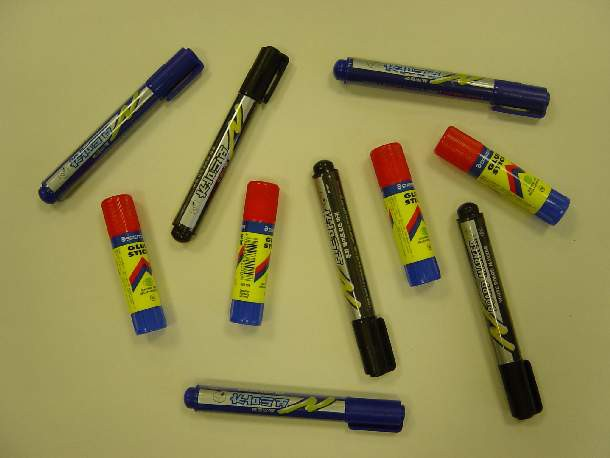
#> input picture examples/count/test2.jpg, 610 x 458 px, given in place of test2.jpeg, which was not available
$ python test2.py   (older library calls are emulated)
#> lines starting #> are read from the running program, lines starting #| are printed output that depends on the picture; after the words box and inside, x2 and y2 are one past the last pixel; in counts of white or black regions, pixels touching at a corner belong together; pictures that were not available may be replaced by others from this repository, and a replacement may not be noted
import cv2

img = cv2.imread('test2.jpeg')
#> img is the input picture: shape (458, 610, 3); mean B, G, R 81.4, 138.3, 146.3
gray = cv2.cvtColor(img, cv2.COLOR_BGR2GRAY)
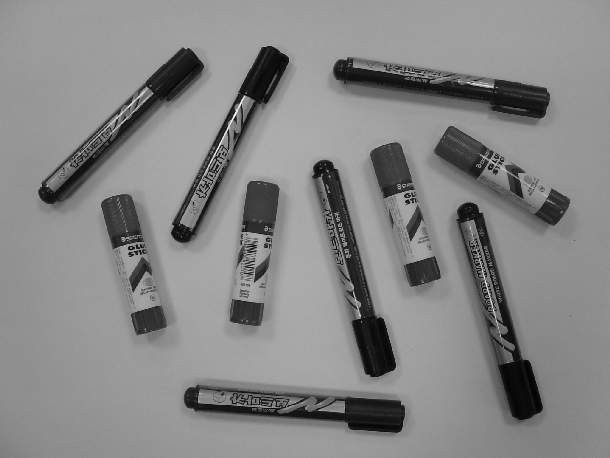
#> gray: shape (458, 610); min 0, max 252, mean 134.2
ret,binary = cv2.threshold(gray, 127, 255, cv2.THRESH_BINARY)
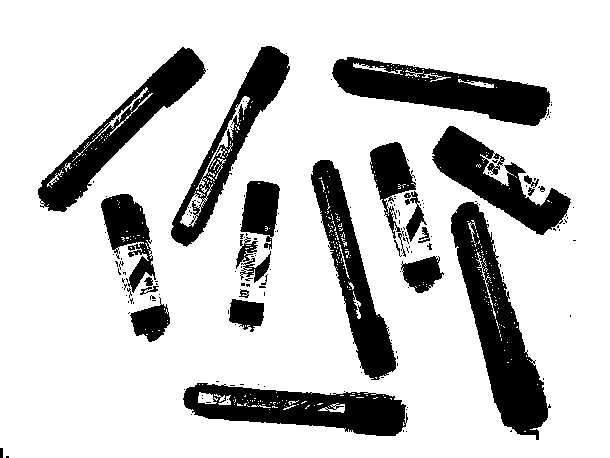
#> binary: shape (458, 610); 79.1% white; 174 black regions (148 under 20 px)

_,contours, hierarchy = cv2.findContours(binary, cv2.RETR_TREE, cv2.CHAIN_APPROX_SIMPLE)
#> contours = 704 contours, 640 with area under 20; largest, box (x1, y1, x2, y2) and area: (0, 0, 610, 458) 278276, (450, 201, 549, 441) 9819, (331, 56, 551, 127) 8132, (182, 382, 407, 437) 7810, (37, 46, 207, 213) 7202

draw_img0 = cv2.drawContours(img.copy(),contours,0,(0,255,255),3)
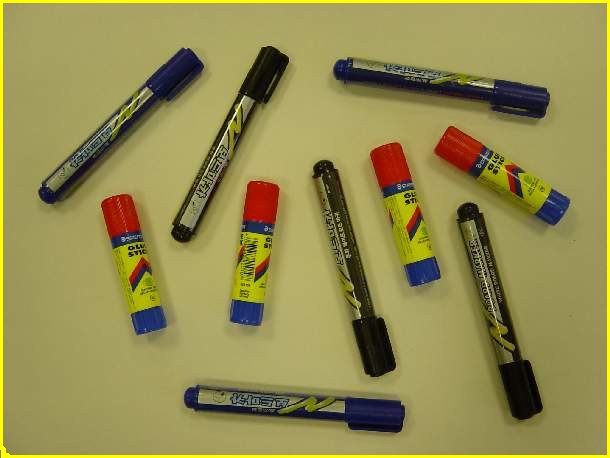
#> draw_img0: shape (458, 610, 3); mean B, G, R 79.3, 140.7, 148.5
draw_img1 = cv2.drawContours(img.copy(),contours,1,(255,0,255),3)
draw_img2 = cv2.drawContours(img.copy(),contours,2,(255,255,0),3)
draw_img3 = cv2.drawContours(img.copy(), contours, -1, (0, 0, 255), 3)
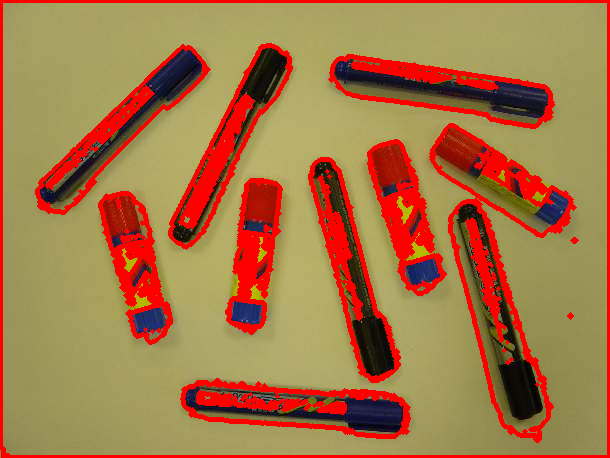
#> draw_img3: shape (458, 610, 3); mean B, G, R 70.6, 117.8, 166


print ("contours:类型：",type(contours))
#| contours:类型： <class 'list'>
print ("第0 个contours:",type(contours[0]))
#| 第0 个contours: <class 'numpy.ndarray'>
print ("contours 数量：",len(contours))
#| contours 数量： 704

print ("contours[0]点的个数：",len(contours[0]))
#| contours[0]点的个数： 13
print ("contours[1]点的个数：",len(contours[1]))
#| contours[1]点的个数： 4

cv2.imshow("img", img)
cv2.imshow("draw_img0", draw_img0)
cv2.imshow("draw_img1", draw_img1)
cv2.imshow("draw_img2", draw_img2)
cv2.imshow("draw_img3", draw_img3)

cv2.waitKey(0)
cv2.destroyAllWindows()
